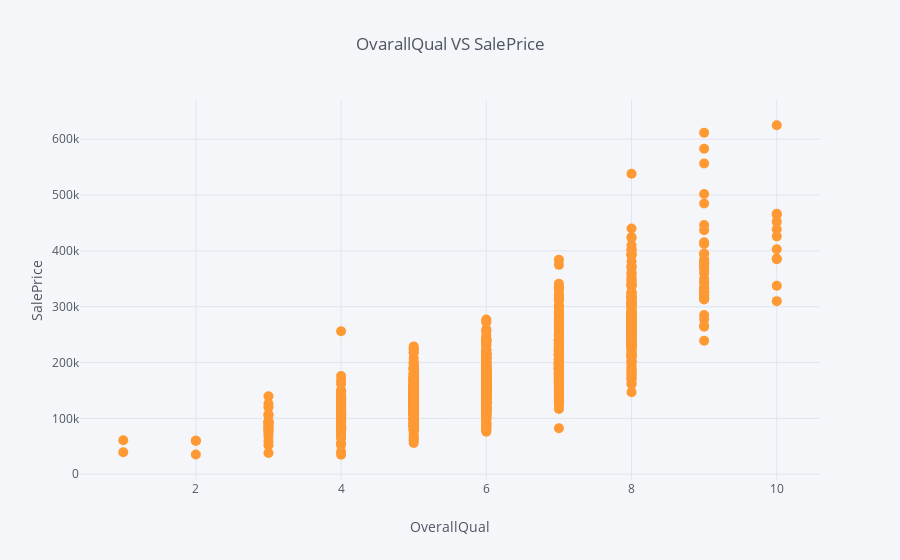

Notebook code cell kept with this figure:
### Code cell
train.iplot(kind='scatter', x='OverallQual', y='SalePrice', mode='markers', title='OvarallQual VS SalePrice', xTitle='OverallQual', yTitle='SalePrice', size=10)

### Figure 1 — Plotly figure (JSON) as saved in the notebook; plotly's stock layout.template omitted (floating-point values rounded to 4 significant figures; data arrays with more than 128 entries replaced by an {"elided": "..."} marker saying what was removed)
{"data": [{"line": {"color": "rgba(255, 153, 51, 1.0)", "dash": "solid", "shape": "linear", "width": 1.3}, "marker": {"size": 10, "symbol": "circle"}, "mode": "markers", "name": "SalePrice", "text": "", "type": "scatter", "uid": "a3606ac7-5115-42b6-835d-f755095e86dd", "x": {"elided": "1438 int values"}, "y": {"elided": "1438 int values"}}], "layout": {"legend": {"bgcolor": "#F5F6F9", "font": {"color": "#4D5663"}}, "paper_bgcolor": "#F5F6F9", "plot_bgcolor": "#F5F6F9", "title": {"font": {"color": "#4D5663"}, "text": "OvarallQual VS SalePrice"}, "xaxis": {"gridcolor": "#E1E5ED", "showgrid": true, "tickfont": {"color": "#4D5663"}, "title": {"font": {"color": "#4D5663"}, "text": "OverallQual"}, "zerolinecolor": "#E1E5ED"}, "yaxis": {"gridcolor": "#E1E5ED", "showgrid": true, "tickfont": {"color": "#4D5663"}, "title": {"font": {"color": "#4D5663"}, "text": "SalePrice"}, "zerolinecolor": "#E1E5ED"}}}
